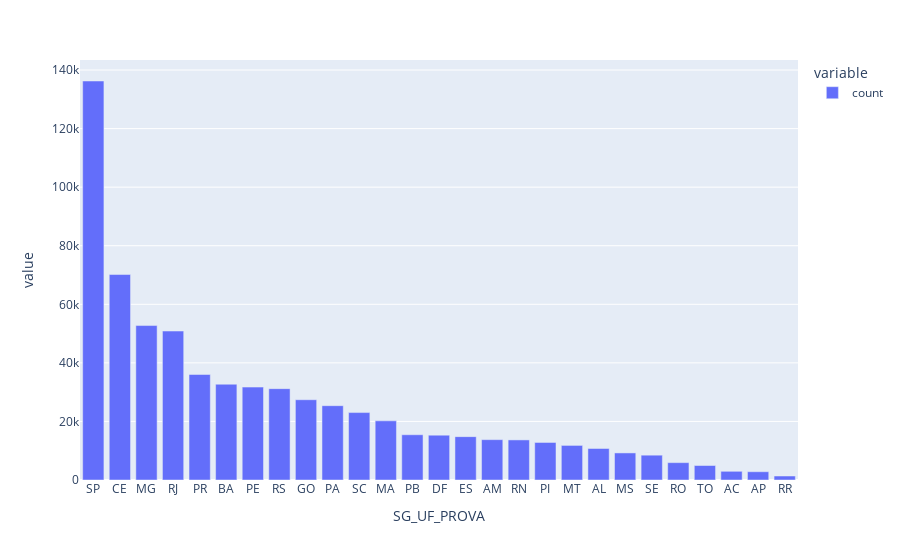

Notebook source saved alongside this figure:
### Code cell
df_uf = pd.DataFrame(dados['SG_UF_PROVA'].value_counts())
px.bar(df_uf)

### Figure 1 — Plotly figure (JSON) as saved in the notebook; plotly's stock layout.template omitted (floating-point values rounded to 4 significant figures)
{"data": [{"alignmentgroup": "True", "hovertemplate": "variable=count<br>SG_UF_PROVA=%{x}<br>value=%{y}<extra></extra>", "legendgroup": "count", "marker": {"color": "#636efa", "pattern": {"shape": ""}}, "name": "count", "offsetgroup": "count", "orientation": "v", "showlegend": true, "textposition": "auto", "type": "bar", "x": ["SP", "CE", "MG", "RJ", "PR", "BA", "PE", "RS", "GO", "PA", "SC", "MA", "PB", "DF", "ES", "AM", "RN", "PI", "MT", "AL", "MS", "SE", "RO", "TO", "AC", "AP", "RR"], "xaxis": "x", "y": [136254, 70168, 52741, 50865, 36030, 32706, 31731, 31191, 27414, 25378, 23027, 20201, 15450, 15319, 14809, 13772, 13691, 12820, 11812, 10759, 9243, 8475, 5926, 4952, 2972, 2828, 1366], "yaxis": "y"}], "layout": {"barmode": "relative", "legend": {"title": {"text": "variable"}, "tracegroupgap": 0}, "margin": {"t": 60}, "xaxis": {"anchor": "y", "domain": [0, 1], "title": {"text": "SG_UF_PROVA"}}, "yaxis": {"anchor": "x", "domain": [0, 1], "title": {"text": "value"}}}}
